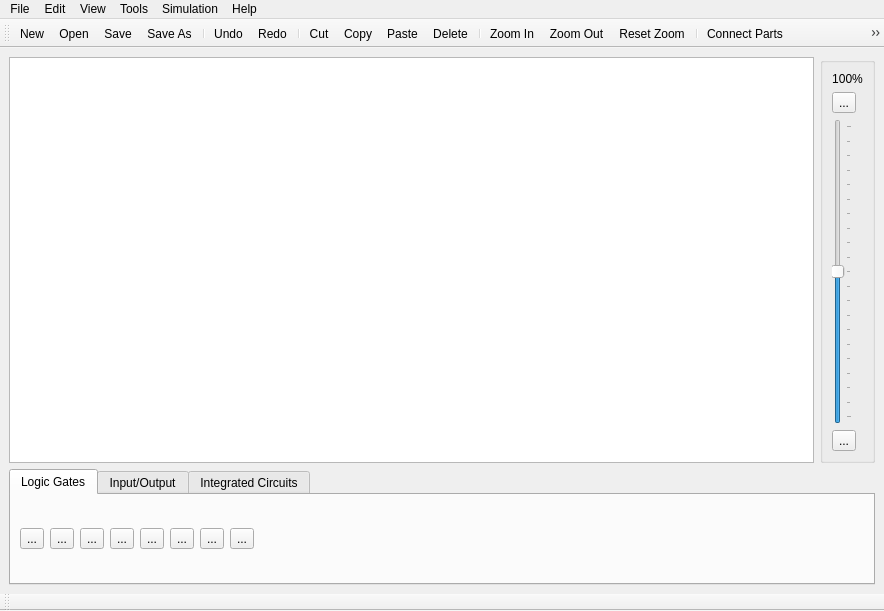
<?xml version="1.0" encoding="UTF-8"?>
<ui version="4.0">
 <class>MainWindow</class>
 <widget class="QMainWindow" name="MainWindow">
  <property name="geometry">
   <rect>
    <x>0</x>
    <y>0</y>
    <width>884</width>
    <height>611</height>
   </rect>
  </property>
  <property name="windowTitle">
   <string>MainWindow</string>
  </property>
  <widget class="QWidget" name="centralwidget">
   <layout class="QGridLayout" name="gridLayout">
    <item row="1" column="0" colspan="2">
     <widget class="QTabWidget" name="tabWidget">
      <property name="sizePolicy">
       <sizepolicy hsizetype="Expanding" vsizetype="Maximum">
        <horstretch>0</horstretch>
        <verstretch>0</verstretch>
       </sizepolicy>
      </property>
      <property name="currentIndex">
       <number>0</number>
      </property>
      <widget class="QWidget" name="tabLogicGates">
       <attribute name="title">
        <string>Logic Gates</string>
       </attribute>
       <layout class="QHBoxLayout" name="horizontalLayout">
        <item>
         <widget class="QToolButton" name="btnGateBuffer">
          <property name="toolTip">
           <string>Buffer Gate</string>
          </property>
          <property name="text">
           <string>...</string>
          </property>
          <property name="icon">
           <iconset resource="Resources.qrc">
            <normaloff>:/Icons/Resources/BUFFER.png</normaloff>:/Icons/Resources/BUFFER.png</iconset>
          </property>
          <property name="iconSize">
           <size>
            <width>64</width>
            <height>32</height>
           </size>
          </property>
         </widget>
        </item>
        <item>
         <widget class="QToolButton" name="btnGateNot">
          <property name="toolTip">
           <string>Not Gate</string>
          </property>
          <property name="text">
           <string>...</string>
          </property>
          <property name="icon">
           <iconset resource="Resources.qrc">
            <normaloff>:/Icons/Resources/NOT.png</normaloff>:/Icons/Resources/NOT.png</iconset>
          </property>
          <property name="iconSize">
           <size>
            <width>64</width>
            <height>32</height>
           </size>
          </property>
         </widget>
        </item>
        <item>
         <widget class="QToolButton" name="btnGateAnd">
          <property name="toolTip">
           <string>And Gate</string>
          </property>
          <property name="text">
           <string>...</string>
          </property>
          <property name="icon">
           <iconset resource="Resources.qrc">
            <normaloff>:/Icons/Resources/AND.png</normaloff>:/Icons/Resources/AND.png</iconset>
          </property>
          <property name="iconSize">
           <size>
            <width>64</width>
            <height>32</height>
           </size>
          </property>
         </widget>
        </item>
        <item>
         <widget class="QToolButton" name="btnGateOr">
          <property name="toolTip">
           <string>Or Gate</string>
          </property>
          <property name="text">
           <string>...</string>
          </property>
          <property name="icon">
           <iconset resource="Resources.qrc">
            <normaloff>:/Icons/Resources/OR.png</normaloff>:/Icons/Resources/OR.png</iconset>
          </property>
          <property name="iconSize">
           <size>
            <width>64</width>
            <height>32</height>
           </size>
          </property>
         </widget>
        </item>
        <item>
         <widget class="QToolButton" name="btnGateNand">
          <property name="toolTip">
           <string>Nand Gate</string>
          </property>
          <property name="text">
           <string>...</string>
          </property>
          <property name="icon">
           <iconset resource="Resources.qrc">
            <normaloff>:/Icons/Resources/NAND.png</normaloff>:/Icons/Resources/NAND.png</iconset>
          </property>
          <property name="iconSize">
           <size>
            <width>64</width>
            <height>32</height>
           </size>
          </property>
         </widget>
        </item>
        <item>
         <widget class="QToolButton" name="btnGateNor">
          <property name="toolTip">
           <string>Nor Gate</string>
          </property>
          <property name="text">
           <string>...</string>
          </property>
          <property name="icon">
           <iconset resource="Resources.qrc">
            <normaloff>:/Icons/Resources/NOR.png</normaloff>:/Icons/Resources/NOR.png</iconset>
          </property>
          <property name="iconSize">
           <size>
            <width>64</width>
            <height>32</height>
           </size>
          </property>
         </widget>
        </item>
        <item>
         <widget class="QToolButton" name="btnGateXor">
          <property name="toolTip">
           <string>Xor Gate</string>
          </property>
          <property name="text">
           <string>...</string>
          </property>
          <property name="icon">
           <iconset resource="Resources.qrc">
            <normaloff>:/Icons/Resources/XOR.png</normaloff>:/Icons/Resources/XOR.png</iconset>
          </property>
          <property name="iconSize">
           <size>
            <width>64</width>
            <height>32</height>
           </size>
          </property>
         </widget>
        </item>
        <item>
         <widget class="QToolButton" name="btnGateXnor">
          <property name="toolTip">
           <string>Xnor Gate</string>
          </property>
          <property name="text">
           <string>...</string>
          </property>
          <property name="icon">
           <iconset resource="Resources.qrc">
            <normaloff>:/Icons/Resources/XNOR.png</normaloff>:/Icons/Resources/XNOR.png</iconset>
          </property>
          <property name="iconSize">
           <size>
            <width>64</width>
            <height>32</height>
           </size>
          </property>
         </widget>
        </item>
        <item>
         <spacer name="horizontalSpacer">
          <property name="orientation">
           <enum>Qt::Horizontal</enum>
          </property>
          <property name="sizeHint" stdset="0">
           <size>
            <width>0</width>
            <height>0</height>
           </size>
          </property>
         </spacer>
        </item>
       </layout>
      </widget>
      <widget class="QWidget" name="tabInputOutput">
       <attribute name="title">
        <string>Input/Output</string>
       </attribute>
       <layout class="QHBoxLayout" name="horizontalLayout_2">
        <item>
         <widget class="QToolButton" name="btnIOLowConstant">
          <property name="toolTip">
           <string>Low Constant</string>
          </property>
          <property name="text">
           <string>...</string>
          </property>
         </widget>
        </item>
        <item>
         <widget class="QToolButton" name="btnIOHighConstant">
          <property name="toolTip">
           <string>High Constant</string>
          </property>
          <property name="text">
           <string>...</string>
          </property>
          <property name="iconSize">
           <size>
            <width>64</width>
            <height>32</height>
           </size>
          </property>
         </widget>
        </item>
        <item>
         <widget class="QToolButton" name="btnIOToggleButton">
          <property name="toolTip">
           <string>Toggle Button</string>
          </property>
          <property name="text">
           <string>...</string>
          </property>
          <property name="iconSize">
           <size>
            <width>64</width>
            <height>64</height>
           </size>
          </property>
         </widget>
        </item>
        <item>
         <widget class="QToolButton" name="btnIOLightBulb">
          <property name="toolTip">
           <string>Light Bulb</string>
          </property>
          <property name="text">
           <string>...</string>
          </property>
          <property name="iconSize">
           <size>
            <width>64</width>
            <height>32</height>
           </size>
          </property>
         </widget>
        </item>
        <item>
         <spacer name="spacer">
          <property name="orientation">
           <enum>Qt::Horizontal</enum>
          </property>
          <property name="sizeHint" stdset="0">
           <size>
            <width>0</width>
            <height>0</height>
           </size>
          </property>
         </spacer>
        </item>
       </layout>
      </widget>
      <widget class="QWidget" name="tabIntegratedCircuits">
       <attribute name="title">
        <string>Integrated Circuits</string>
       </attribute>
       <layout class="QHBoxLayout" name="horizontalLayout_3">
        <item>
         <widget class="QScrollArea" name="tabICScrollArea">
          <property name="frameShape">
           <enum>QFrame::NoFrame</enum>
          </property>
          <property name="widgetResizable">
           <bool>true</bool>
          </property>
          <widget class="QWidget" name="tabICScrollAreaWidgetContents">
           <property name="geometry">
            <rect>
             <x>0</x>
             <y>0</y>
             <width>844</width>
             <height>64</height>
            </rect>
           </property>
           <property name="sizePolicy">
            <sizepolicy hsizetype="Expanding" vsizetype="Preferred">
             <horstretch>0</horstretch>
             <verstretch>0</verstretch>
            </sizepolicy>
           </property>
           <layout class="QHBoxLayout" name="horizontalLayout_4">
            <item>
             <widget class="QLabel" name="tabICInfoLabel">
              <property name="text">
               <string>This tab allows you to import .csim files from the directory the file is saved in. To use integrated circuits, please save or open another file.</string>
              </property>
             </widget>
            </item>
           </layout>
          </widget>
         </widget>
        </item>
       </layout>
      </widget>
     </widget>
    </item>
    <item row="0" column="0">
     <widget class="QGraphicsView" name="graphicsView">
      <property name="sizePolicy">
       <sizepolicy hsizetype="Expanding" vsizetype="Expanding">
        <horstretch>0</horstretch>
        <verstretch>0</verstretch>
       </sizepolicy>
      </property>
     </widget>
    </item>
    <item row="0" column="1">
     <widget class="QGroupBox" name="groupBox">
      <property name="sizePolicy">
       <sizepolicy hsizetype="Preferred" vsizetype="Expanding">
        <horstretch>0</horstretch>
        <verstretch>0</verstretch>
       </sizepolicy>
      </property>
      <property name="title">
       <string/>
      </property>
      <layout class="QVBoxLayout" name="verticalLayout">
       <item>
        <widget class="QLabel" name="labelZoomLevel">
         <property name="text">
          <string>100%</string>
         </property>
         <property name="alignment">
          <set>Qt::AlignCenter</set>
         </property>
        </widget>
       </item>
       <item>
        <widget class="QToolButton" name="btnZoomIn">
         <property name="toolTip">
          <string>Zoom In</string>
         </property>
         <property name="text">
          <string>...</string>
         </property>
         <property name="icon">
          <iconset theme="zoom-in">
           <normaloff>.</normaloff>.</iconset>
         </property>
        </widget>
       </item>
       <item>
        <widget class="QSlider" name="zoomSlider">
         <property name="maximum">
          <number>200</number>
         </property>
         <property name="value">
          <number>100</number>
         </property>
         <property name="orientation">
          <enum>Qt::Vertical</enum>
         </property>
         <property name="tickPosition">
          <enum>QSlider::TicksBelow</enum>
         </property>
        </widget>
       </item>
       <item>
        <widget class="QToolButton" name="btnZoomOut">
         <property name="toolTip">
          <string>Zoom Out</string>
         </property>
         <property name="text">
          <string>...</string>
         </property>
         <property name="icon">
          <iconset theme="zoom-out">
           <normaloff>.</normaloff>.</iconset>
         </property>
        </widget>
       </item>
      </layout>
     </widget>
    </item>
   </layout>
  </widget>
  <widget class="QMenuBar" name="menubar">
   <property name="geometry">
    <rect>
     <x>0</x>
     <y>0</y>
     <width>884</width>
     <height>23</height>
    </rect>
   </property>
   <widget class="QMenu" name="menuFile">
    <property name="title">
     <string>File</string>
    </property>
    <addaction name="actionNew"/>
    <addaction name="actionOpen"/>
    <addaction name="actionSave"/>
    <addaction name="actionSave_As"/>
    <addaction name="actionExit"/>
   </widget>
   <widget class="QMenu" name="menuTools">
    <property name="title">
     <string>Tools</string>
    </property>
    <addaction name="actionConnect"/>
    <addaction name="actionRemove_Connections"/>
    <addaction name="actionSelect"/>
    <addaction name="actionPan"/>
   </widget>
   <widget class="QMenu" name="menuView">
    <property name="title">
     <string>View</string>
    </property>
    <addaction name="actionZoom_In"/>
    <addaction name="actionZoom_Out"/>
    <addaction name="actionReset_Zoom"/>
    <addaction name="separator"/>
    <addaction name="actionToggle_Undo_View"/>
   </widget>
   <widget class="QMenu" name="menuEdit">
    <property name="title">
     <string>Edit</string>
    </property>
    <addaction name="actionUndo"/>
    <addaction name="actionRedo"/>
    <addaction name="separator"/>
    <addaction name="actionCut"/>
    <addaction name="actionCopy"/>
    <addaction name="actionPaste"/>
    <addaction name="actionDelete"/>
   </widget>
   <widget class="QMenu" name="menuSimulation">
    <property name="title">
     <string>Simulation</string>
    </property>
    <addaction name="actionStart"/>
    <addaction name="actionStop"/>
    <addaction name="actionStep"/>
   </widget>
   <widget class="QMenu" name="menuHelp">
    <property name="title">
     <string>Help</string>
    </property>
    <addaction name="actionTutorial"/>
    <addaction name="actionAbout"/>
   </widget>
   <addaction name="menuFile"/>
   <addaction name="menuEdit"/>
   <addaction name="menuView"/>
   <addaction name="menuTools"/>
   <addaction name="menuSimulation"/>
   <addaction name="menuHelp"/>
  </widget>
  <widget class="QToolBar" name="toolBarTop">
   <property name="windowTitle">
    <string>toolBar</string>
   </property>
   <property name="movable">
    <bool>true</bool>
   </property>
   <property name="orientation">
    <enum>Qt::Horizontal</enum>
   </property>
   <property name="floatable">
    <bool>true</bool>
   </property>
   <attribute name="toolBarArea">
    <enum>TopToolBarArea</enum>
   </attribute>
   <attribute name="toolBarBreak">
    <bool>false</bool>
   </attribute>
   <addaction name="actionNew"/>
   <addaction name="actionOpen"/>
   <addaction name="actionSave"/>
   <addaction name="actionSave_As"/>
   <addaction name="separator"/>
   <addaction name="actionUndo"/>
   <addaction name="actionRedo"/>
   <addaction name="separator"/>
   <addaction name="actionCut"/>
   <addaction name="actionCopy"/>
   <addaction name="actionPaste"/>
   <addaction name="actionDelete"/>
   <addaction name="separator"/>
   <addaction name="actionZoom_In"/>
   <addaction name="actionZoom_Out"/>
   <addaction name="actionReset_Zoom"/>
   <addaction name="separator"/>
   <addaction name="actionConnect"/>
   <addaction name="actionRemove_Connections"/>
   <addaction name="actionSelect"/>
   <addaction name="actionPan"/>
   <addaction name="separator"/>
   <addaction name="actionStart"/>
   <addaction name="actionStop"/>
   <addaction name="actionStep"/>
  </widget>
  <widget class="QToolBar" name="toolBarBottom">
   <property name="windowTitle">
    <string>toolBar_2</string>
   </property>
   <attribute name="toolBarArea">
    <enum>BottomToolBarArea</enum>
   </attribute>
   <attribute name="toolBarBreak">
    <bool>false</bool>
   </attribute>
  </widget>
  <action name="actionOpen">
   <property name="icon">
    <iconset theme="document-open">
     <normaloff>.</normaloff>.</iconset>
   </property>
   <property name="text">
    <string>Open</string>
   </property>
   <property name="shortcut">
    <string>Ctrl+O</string>
   </property>
  </action>
  <action name="actionSave">
   <property name="icon">
    <iconset theme="document-save">
     <normaloff>.</normaloff>.</iconset>
   </property>
   <property name="text">
    <string>Save</string>
   </property>
   <property name="shortcut">
    <string>Ctrl+S</string>
   </property>
  </action>
  <action name="actionSave_As">
   <property name="icon">
    <iconset theme="document-save-as">
     <normaloff>.</normaloff>.</iconset>
   </property>
   <property name="text">
    <string>Save As</string>
   </property>
   <property name="shortcut">
    <string>Ctrl+Shift+S</string>
   </property>
  </action>
  <action name="actionExit">
   <property name="icon">
    <iconset theme="document-close">
     <normaloff>.</normaloff>.</iconset>
   </property>
   <property name="text">
    <string>Exit</string>
   </property>
   <property name="shortcut">
    <string>Alt+F4</string>
   </property>
  </action>
  <action name="actionConnect">
   <property name="checkable">
    <bool>true</bool>
   </property>
   <property name="icon">
    <iconset theme="draw-connector">
     <normaloff>.</normaloff>.</iconset>
   </property>
   <property name="text">
    <string>Connect Parts</string>
   </property>
   <property name="shortcut">
    <string>Ctrl+J</string>
   </property>
  </action>
  <action name="actionSelect">
   <property name="checkable">
    <bool>true</bool>
   </property>
   <property name="icon">
    <iconset theme="edit-select">
     <normaloff>.</normaloff>.</iconset>
   </property>
   <property name="text">
    <string>Select</string>
   </property>
   <property name="shortcut">
    <string>Ctrl+G</string>
   </property>
  </action>
  <action name="actionZoom_In">
   <property name="icon">
    <iconset theme="zoom-in">
     <normaloff>.</normaloff>.</iconset>
   </property>
   <property name="text">
    <string>Zoom In</string>
   </property>
   <property name="shortcut">
    <string>Ctrl+8</string>
   </property>
  </action>
  <action name="actionZoom_Out">
   <property name="icon">
    <iconset theme="zoom-out">
     <normaloff>.</normaloff>.</iconset>
   </property>
   <property name="text">
    <string>Zoom Out</string>
   </property>
   <property name="shortcut">
    <string>Ctrl+9</string>
   </property>
  </action>
  <action name="actionReset_Zoom">
   <property name="icon">
    <iconset theme="zoom">
     <normaloff>.</normaloff>.</iconset>
   </property>
   <property name="text">
    <string>Reset Zoom</string>
   </property>
   <property name="shortcut">
    <string>Ctrl+0</string>
   </property>
  </action>
  <action name="actionPan">
   <property name="checkable">
    <bool>true</bool>
   </property>
   <property name="icon">
    <iconset theme="hand">
     <normaloff>.</normaloff>.</iconset>
   </property>
   <property name="text">
    <string>Pan</string>
   </property>
   <property name="shortcut">
    <string>Ctrl+H</string>
   </property>
  </action>
  <action name="actionUndo">
   <property name="icon">
    <iconset theme="edit-undo">
     <normaloff>.</normaloff>.</iconset>
   </property>
   <property name="text">
    <string>Undo</string>
   </property>
   <property name="shortcut">
    <string>Ctrl+Z</string>
   </property>
  </action>
  <action name="actionRedo">
   <property name="icon">
    <iconset theme="edit-redo">
     <normaloff>.</normaloff>.</iconset>
   </property>
   <property name="text">
    <string>Redo</string>
   </property>
   <property name="shortcut">
    <string>Ctrl+Y</string>
   </property>
  </action>
  <action name="actionCopy">
   <property name="icon">
    <iconset theme="edit-copy">
     <normaloff>.</normaloff>.</iconset>
   </property>
   <property name="text">
    <string>Copy</string>
   </property>
   <property name="shortcut">
    <string>Ctrl+C</string>
   </property>
  </action>
  <action name="actionCut">
   <property name="icon">
    <iconset theme="edit-cut">
     <normaloff>.</normaloff>.</iconset>
   </property>
   <property name="text">
    <string>Cut</string>
   </property>
   <property name="shortcut">
    <string>Ctrl+X</string>
   </property>
  </action>
  <action name="actionPaste">
   <property name="icon">
    <iconset theme="edit-paste">
     <normaloff>.</normaloff>.</iconset>
   </property>
   <property name="text">
    <string>Paste</string>
   </property>
   <property name="shortcut">
    <string>Ctrl+V</string>
   </property>
  </action>
  <action name="actionRemove_Connections">
   <property name="checkable">
    <bool>true</bool>
   </property>
   <property name="icon">
    <iconset theme="format-remove-node">
     <normaloff>.</normaloff>.</iconset>
   </property>
   <property name="text">
    <string>Remove Connections</string>
   </property>
   <property name="shortcut">
    <string>Ctrl+U</string>
   </property>
  </action>
  <action name="actionDelete">
   <property name="icon">
    <iconset theme="edit-delete">
     <normaloff>.</normaloff>.</iconset>
   </property>
   <property name="text">
    <string>Delete</string>
   </property>
   <property name="shortcut">
    <string>Del</string>
   </property>
  </action>
  <action name="actionStart">
   <property name="icon">
    <iconset theme="media-playback-start">
     <normaloff>.</normaloff>.</iconset>
   </property>
   <property name="text">
    <string>Start</string>
   </property>
  </action>
  <action name="actionStop">
   <property name="icon">
    <iconset theme="media-playback-stop">
     <normaloff>.</normaloff>.</iconset>
   </property>
   <property name="text">
    <string>Stop</string>
   </property>
  </action>
  <action name="actionStep">
   <property name="icon">
    <iconset theme="debug-step-out">
     <normaloff>.</normaloff>.</iconset>
   </property>
   <property name="text">
    <string>Step</string>
   </property>
   <property name="toolTip">
    <string>Step</string>
   </property>
  </action>
  <action name="actionToggle_Undo_View">
   <property name="icon">
    <iconset theme="edit-undo-history">
     <normaloff>.</normaloff>.</iconset>
   </property>
   <property name="text">
    <string>Toggle Undo View</string>
   </property>
   <property name="toolTip">
    <string>Toggle Undo View</string>
   </property>
  </action>
  <action name="actionTutorial">
   <property name="icon">
    <iconset theme="help">
     <normaloff>.</normaloff>.</iconset>
   </property>
   <property name="text">
    <string>Tutorial</string>
   </property>
  </action>
  <action name="actionAbout">
   <property name="icon">
    <iconset theme="help-about">
     <normaloff>.</normaloff>.</iconset>
   </property>
   <property name="text">
    <string>About</string>
   </property>
  </action>
  <action name="actionNew">
   <property name="icon">
    <iconset theme="document-new">
     <normaloff>.</normaloff>.</iconset>
   </property>
   <property name="text">
    <string>New</string>
   </property>
   <property name="shortcut">
    <string>Ctrl+N</string>
   </property>
  </action>
 </widget>
 <resources>
  <include location="Resources.qrc"/>
 </resources>
 <connections/>
</ui>
